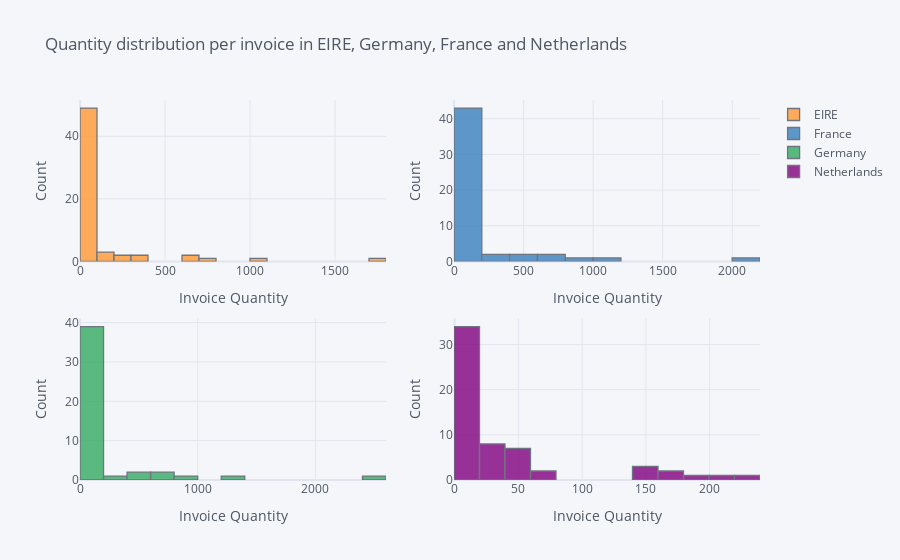

The notebook cell saved with this chart:
### Code cell
histograms.pivot_table(values="InvoiceNo",index="Quantity", columns="Country", aggfunc="count").iplot(kind= 'hist',
                xTitle= 'Invoice Quantity',
                 yTitle= 'Count',
                subplots= True,
                title='Quantity distribution per invoice in EIRE, Germany, France and Netherlands')

### Figure 1 — Plotly figure (JSON) as saved in the notebook; plotly's stock layout.template omitted (floating-point values rounded to 4 significant figures)
{"data": [{"histfunc": "count", "histnorm": "", "marker": {"color": "rgba(255, 153, 51, 1.0)", "line": {"color": "#4D5663", "width": 1.3}}, "name": "EIRE", "opacity": 0.8, "orientation": "v", "type": "histogram", "x": [112, 672, 319, 690, 42, 1013, 3, 286, 16, 330, null, 1798, null, null, 120, null, 46, 86, null, 704, 62, 1, 22, 20, 2, 105, 16, null, null, 207, 22, 1, null, 11, 17, 88, 2, 6, 1, null, null, 72, 31, 4, 1, 27, null, 8, null, 60, 1, 1, 3, null, 1, 1, 25, 16, 1, 6, 28, null, null, 1, 14, 2, 1, 2, 1, 1, 2, 2, null, null, 1, null, null, 1, null, 1, null, 1, null, null], "xaxis": "x", "yaxis": "y"}, {"histfunc": "count", "histnorm": "", "marker": {"color": "rgba(55, 128, 191, 1.0)", "line": {"color": "#4D5663", "width": 1.3}}, "name": "France", "opacity": 0.8, "orientation": "v", "type": "histogram", "x": [255, 492, 293, 608, 102, 1126, 6, 495, 15, 769, 1, 2092, 1, 9, 136, null, 35, 188, null, 820, 92, 8, 27, 9, null, 112, 15, null, null, 127, 11, null, 3, 16, 6, 49, 4, 9, 4, 1, null, 33, 6, 8, null, 22, null, null, null, 7, 1, null, 5, 1, null, null, 1, 3, null, 2, 1, 2, null, null, 1, 2, null, 1, null, null, null, null, null, null, null, 1, null, null, 1, null, null, null, null, null], "xaxis": "x2", "yaxis": "y2"}, {"histfunc": "count", "histnorm": "", "marker": {"color": "rgba(50, 171, 96, 1.0)", "line": {"color": "#4D5663", "width": 1.3}}, "name": "Germany", "opacity": 0.8, "orientation": "v", "type": "histogram", "x": [150, 448, 326, 681, 78, 1236, 2, 566, 19, 694, 1, 2490, null, 8, 158, null, 63, 198, 6, 827, 184, 5, 36, 27, null, 105, 23, 1, 2, 149, 19, null, 1, 32, 4, 21, 4, 4, null, null, null, 18, 22, 1, null, 8, 5, 9, null, 16, null, null, null, null, null, null, 2, 2, null, null, null, null, null, null, 4, 1, null, null, null, null, null, 1, null, null, null, null, 1, null, null, null, null, null, null, null], "xaxis": "x3", "yaxis": "y3"}, {"histfunc": "count", "histnorm": "", "marker": {"color": "rgba(128, 0, 128, 1.0)", "line": {"color": "#4D5663", "width": 1.3}}, "name": "Netherlands", "opacity": 0.8, "orientation": "v", "type": "histogram", "x": [151, 37, 14, 39, 1, 41, null, 28, 1, 24, null, 182, null, null, 48, 1, 8, 17, null, 150, 8, null, 9, 19, null, 50, 23, null, null, 158, 49, null, null, 44, 32, 167, null, 9, null, null, 1, 224, 215, 14, null, 75, null, 29, 1, 162, null, null, 5, null, 1, 3, 56, 70, null, 15, 38, 1, 9, null, 45, 8, 5, 3, 7, 8, null, 2, 2, 2, null, 3, null, 2, null, 1, 1, 2, 1, 1], "xaxis": "x4", "yaxis": "y4"}], "layout": {"barmode": "overlay", "legend": {"bgcolor": "#F5F6F9", "font": {"color": "#4D5663"}}, "paper_bgcolor": "#F5F6F9", "plot_bgcolor": "#F5F6F9", "title": {"font": {"color": "#4D5663"}, "text": "Quantity distribution per invoice in EIRE, Germany, France and Netherlands"}, "xaxis": {"anchor": "y", "domain": [0, 0.45], "gridcolor": "#E1E5ED", "showgrid": true, "tickfont": {"color": "#4D5663"}, "title": {"font": {"color": "#4D5663"}, "text": "Invoice Quantity"}, "zerolinecolor": "#E1E5ED"}, "xaxis2": {"anchor": "y2", "domain": [0.55, 1], "gridcolor": "#E1E5ED", "showgrid": true, "tickfont": {"color": "#4D5663"}, "title": {"font": {"color": "#4D5663"}, "text": "Invoice Quantity"}, "zerolinecolor": "#E1E5ED"}, "xaxis3": {"anchor": "y3", "domain": [0, 0.45], "gridcolor": "#E1E5ED", "showgrid": true, "tickfont": {"color": "#4D5663"}, "title": {"font": {"color": "#4D5663"}, "text": "Invoice Quantity"}, "zerolinecolor": "#E1E5ED"}, "xaxis4": {"anchor": "y4", "domain": [0.55, 1], "gridcolor": "#E1E5ED", "showgrid": true, "tickfont": {"color": "#4D5663"}, "title": {"font": {"color": "#4D5663"}, "text": "Invoice Quantity"}, "zerolinecolor": "#E1E5ED"}, "yaxis": {"anchor": "x", "domain": [0.575, 1], "gridcolor": "#E1E5ED", "showgrid": true, "tickfont": {"color": "#4D5663"}, "title": {"font": {"color": "#4D5663"}, "text": "Count"}, "zerolinecolor": "#E1E5ED"}, "yaxis2": {"anchor": "x2", "domain": [0.575, 1], "gridcolor": "#E1E5ED", "showgrid": true, "tickfont": {"color": "#4D5663"}, "title": {"font": {"color": "#4D5663"}, "text": "Count"}, "zerolinecolor": "#E1E5ED"}, "yaxis3": {"anchor": "x3", "domain": [0, 0.425], "gridcolor": "#E1E5ED", "showgrid": true, "tickfont": {"color": "#4D5663"}, "title": {"font": {"color": "#4D5663"}, "text": "Count"}, "zerolinecolor": "#E1E5ED"}, "yaxis4": {"anchor": "x4", "domain": [0, 0.425], "gridcolor": "#E1E5ED", "showgrid": true, "tickfont": {"color": "#4D5663"}, "title": {"font": {"color": "#4D5663"}, "text": "Count"}, "zerolinecolor": "#E1E5ED"}}}
